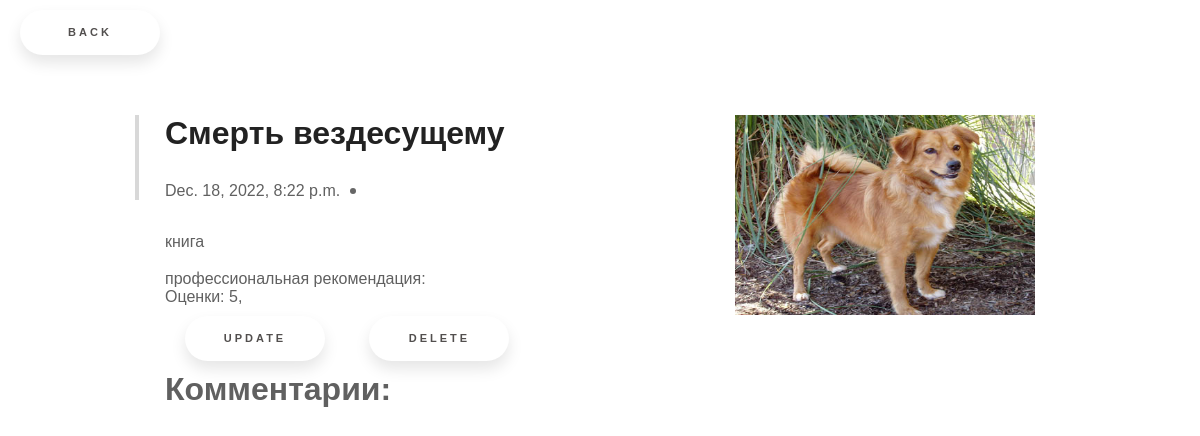
/book_detail/4/, run on an earlier commit of the app's database.
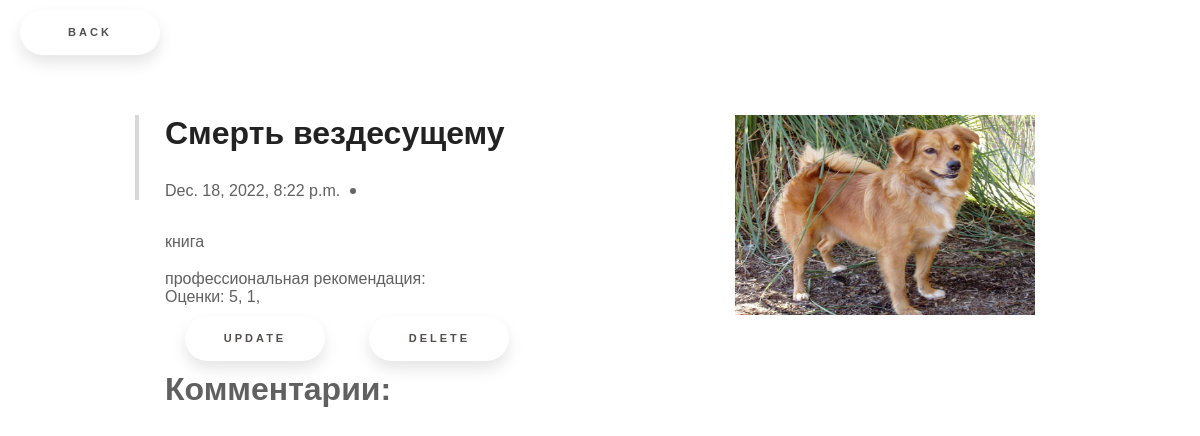
And on a later commit of the database.
### book/models.py (models this page shows, shortened)
class Rating(models.Model):
    choice_book = models.ForeignKey(Book, on_delete=models.CASCADE, related_name='book_rate')
    RATE = (
        ('1', '1'),
        ('2', '2'),
        ('3', '3'),
        ('4', '4'),
        ('5', '5')
    )
    rating = models.CharField(max_length=100, choices=RATE)

### book/views.py (the view)
# urls.py: path('book_detail/<int:id>/', views.BookDetailView.as_view(), name='detail'),
class BookDetailView(generic.DetailView):
    template_name = 'book_detail.html'
    def get_object(self, **kwargs):
        book_id = self.kwargs.get('id')
        return get_object_or_404(models.Book, id=book_id)

### templates/book_detail.html (shortened to what this page needs)
<!DOCTYPE html>
{% load static %}
<html lang="en">
<head>
        <link rel="stylesheet" href="{% static 'css/style_detail.css' %}">
</head>
<body>
<a href="http://127.0.0.1:8000/" class="floating-button">Back</a>
<div class="container">
    <div class="post">
        <div class="post-image">
            <img src="{{object.image.url}}" alt="" width="200" height="200">
        </div>
        <div class="post-content">
            <div class="post-header">
                <h1>{{object.title}}</h1>
                <div class="post-meta">
                    <time>{{object.created_date}}</time>
                </div>
            </div>
            <p>
                {{object.description}}
            </p>
            <div> профессиональная рекомендация:
            </div>
            <div>Оценки:
                {% for i in object.book_rate.all %}
                    <a>{{ i.rating }},</a>
                {% endfor %}
            </div>
        </div>
        <a class="floating-button" href="/book/{{object.id}}/update/">Update</a>
        <a class="floating-button" href="/book/{{object.id}}/delete/">Delete</a>
    </div>
<div>
                <h1>Комментарии:</h1>
            </div>
</div>
</body>
</html>

What changed in the data, as far as the page shows it:
added Rating: rating "1"
